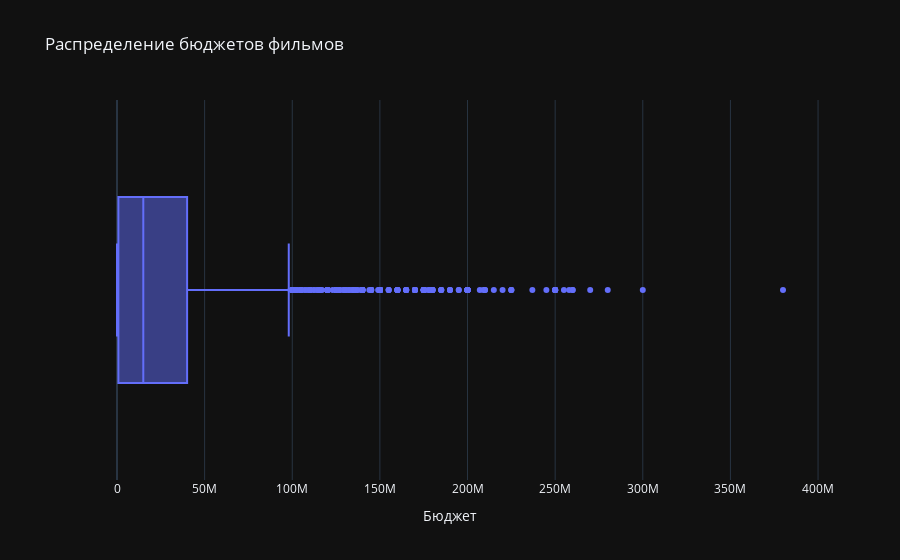

The cell this chart's notebook holds for it:
### Code cell
px.box(movies_df, x='budget', title='Распределение бюджетов фильмов', hover_data=["title"],
       labels={'budget': 'Бюджет'})

### Figure 1 — Plotly figure (JSON) as saved in the notebook; plotly's stock layout.template omitted (floating-point values rounded to 4 significant figures; data arrays with more than 128 entries replaced by an {"elided": "..."} marker saying what was removed)
{"data": [{"alignmentgroup": "True", "customdata": {"elided": "4803x1 str values"}, "hovertemplate": "Бюджет=%{x}<br>title=%{customdata[0]}<extra></extra>", "legendgroup": "", "marker": {"color": "#636efa"}, "name": "", "notched": false, "offsetgroup": "", "orientation": "h", "showlegend": false, "x": {"elided": "4803 int values"}, "x0": " ", "xaxis": "x", "y0": " ", "yaxis": "y", "type": "box"}], "layout": {"xaxis": {"anchor": "y", "domain": [0.0, 1.0], "title": {"text": "Бюджет"}}, "yaxis": {"anchor": "x", "domain": [0.0, 1.0]}, "legend": {"tracegroupgap": 0}, "title": {"text": "Распределение бюджетов фильмов"}, "boxmode": "group"}}
